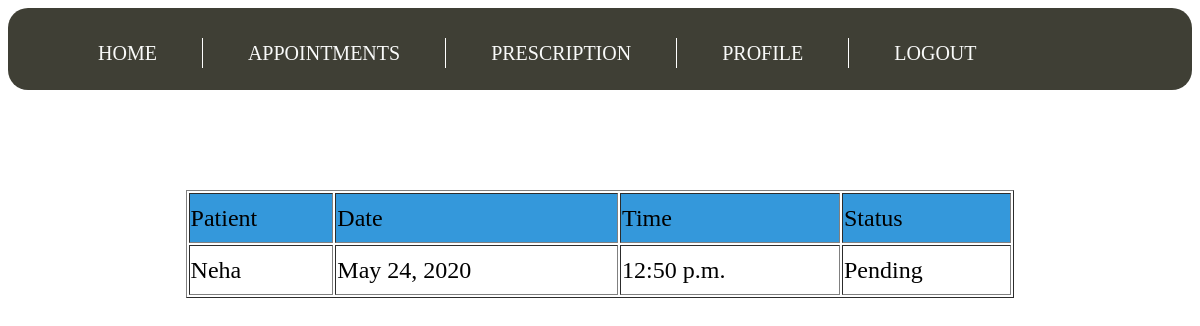
The app's page /app_doctor (signed in), older data.
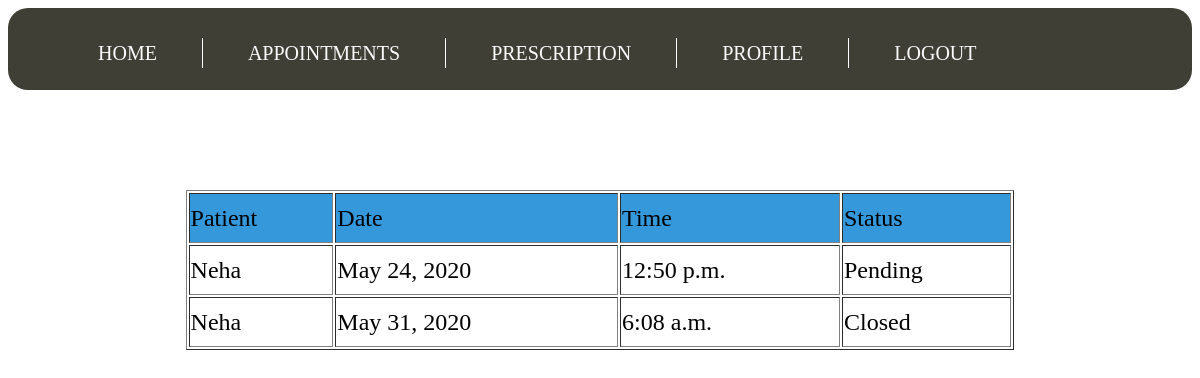
The same page, newer data.
### Hospital_app/models.py (models this page shows)
class Appointments(models.Model):
    patient = models.ForeignKey('Patient',on_delete=models.CASCADE)
    doctor = models.ForeignKey('Doctor',on_delete=models.CASCADE)
    Date_time = models.DateTimeField()
    status = models.CharField(max_length=1500)

class Patient(models.Model):
    user = models.OneToOneField(User,on_delete=models.CASCADE)
    Name = models.CharField(max_length=1500)
    Email = models.EmailField()
    gender = models.CharField(max_length=1500)
    phone_no = models.BigIntegerField()

### Hospital_app/views.py (the view)
# urls.py: url(r'app_doctor',Doctor_appointment.as_view(),name="app_doctor"),
class Doctor_appointment(View):
    def get(self,request):
        if request.user.is_active:
            try:
                request.user.doctor
            except ObjectDoesNotExist:
                return HttpResponse("LOGIN FIRST")
            d = Doctor.objects.filter(user=request.user)
            appointments = Appointments.objects.filter(doctor=d[0])
            context = {'app':appointments}
            template = loader.get_template('doctor_appointment.html')
            return HttpResponse(template.render(context,request))
        else:
            return HttpResponse("LOGIN FIRST")

### Hospital_app/templates/doctor_appointment.html (shortened to what this page needs)
<!DOCTYPE html>
<html>
<head>
	{% load staticfiles %}
<link rel="stylesheet" href="https://cdnjs.cloudflare.com/ajax/libs/font-awesome/4.7.0/css/font-awesome.min.css">
</head>
<body>
{% load staticfiles %}
<link rel = "stylesheet" type="text/css" href = "{% static 'header.css' %}">
<div id = "menu">
<font size = "5">
<ul>
<li><a href ="{% url 'Hospital_app:doctor' %}">home</a></li>
    <li><a href ="{% url 'Hospital_app:app_doctor' %}">appointments</a></li>
    <li><a href ="{% url 'Hospital_app:pres' %}">prescription</a></li>
    <li><a href ="{% url 'Hospital_app:patient_profile' %}">profile</a></li>
<li><a href="{% url 'Hospital_app:logout' %}">logout</a></li>
</ul>
</div>
<div style = "margin-top:100px;">
    <table width="70%" align="center" border = "1">
        <tr bgcolor="#3498db" style = "height:50px;">
            <td>Patient</td>
            <td>Date</td>
            <td>Time</td>
            <td>Status</td>
        </tr>
    {% for ap in app %}
        <tr style = "height:50px;">
            <td>{{ ap.patient.user.username }}</td>
            <td>{{ ap.Date_time.date }}</td>
            <td>{{ ap.Date_time.time }}</td>
            <td>{{ ap.status}}</td>
    {% endfor %}
    </table>
</div>

Row changes from the older to the newer data that the page shows:
now on this page (row edited): Appointments: patient.user.username "Neha", Date_time "May 31, 2020", Date_time.time "6:08 a.m.", status "Closed"
